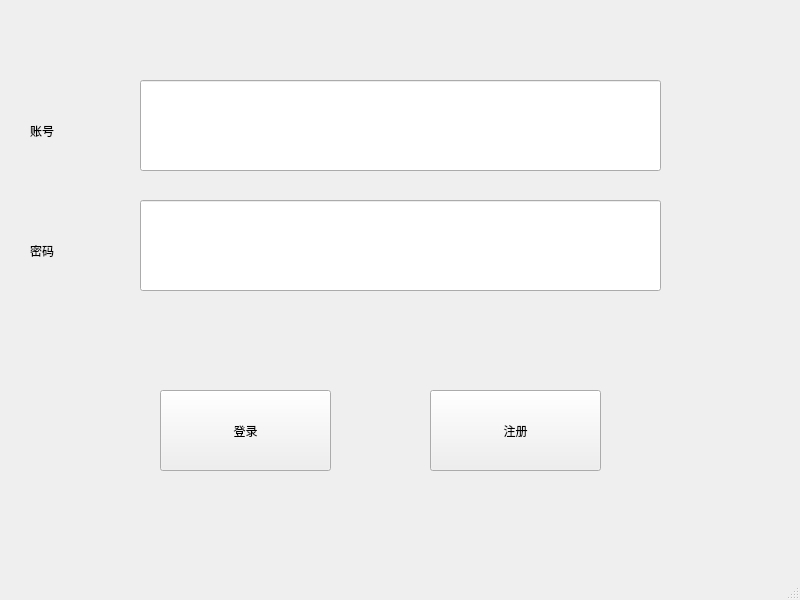
<?xml version="1.0" encoding="UTF-8"?>
<ui version="4.0">
 <class>MainWindow</class>
 <widget class="QMainWindow" name="MainWindow">
  <property name="geometry">
   <rect>
    <x>0</x>
    <y>0</y>
    <width>800</width>
    <height>600</height>
   </rect>
  </property>
  <property name="windowTitle">
   <string>MainWindow</string>
  </property>
  <widget class="QWidget" name="centralwidget">
   <widget class="QPushButton" name="LoginButton">
    <property name="geometry">
     <rect>
      <x>160</x>
      <y>390</y>
      <width>171</width>
      <height>81</height>
     </rect>
    </property>
    <property name="text">
     <string>登录</string>
    </property>
   </widget>
   <widget class="QPushButton" name="RgisteredButton">
    <property name="geometry">
     <rect>
      <x>430</x>
      <y>390</y>
      <width>171</width>
      <height>81</height>
     </rect>
    </property>
    <property name="text">
     <string>注册</string>
    </property>
   </widget>
   <widget class="QLineEdit" name="IDinsert">
    <property name="geometry">
     <rect>
      <x>140</x>
      <y>80</y>
      <width>521</width>
      <height>91</height>
     </rect>
    </property>
   </widget>
   <widget class="QLineEdit" name="PassWordInsert">
    <property name="geometry">
     <rect>
      <x>140</x>
      <y>200</y>
      <width>521</width>
      <height>91</height>
     </rect>
    </property>
   </widget>
   <widget class="QLabel" name="label">
    <property name="geometry">
     <rect>
      <x>30</x>
      <y>110</y>
      <width>101</width>
      <height>41</height>
     </rect>
    </property>
    <property name="text">
     <string>账号</string>
    </property>
   </widget>
   <widget class="QLabel" name="label_2">
    <property name="geometry">
     <rect>
      <x>30</x>
      <y>230</y>
      <width>101</width>
      <height>41</height>
     </rect>
    </property>
    <property name="text">
     <string>密码</string>
    </property>
   </widget>
  </widget>
  <widget class="QMenuBar" name="menubar">
   <property name="geometry">
    <rect>
     <x>0</x>
     <y>0</y>
     <width>800</width>
     <height>26</height>
    </rect>
   </property>
  </widget>
  <widget class="QStatusBar" name="statusbar"/>
 </widget>
 <resources/>
 <connections/>
</ui>
